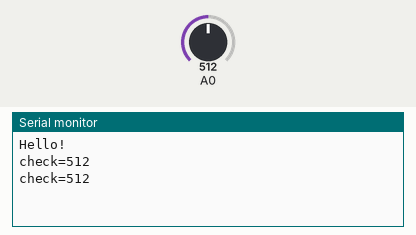
Bench run of a sketch on a simulated Arduino Uno, built with avr-gcc and run on an emulated ATmega328P. On the bench: the last lines printed to the serial monitor. The test bench sets the inputs (shaded band); at power-on: A0 = 512.

Above: at 1.8 s.
1.9 s: A0 set to 716
At 2.5 s:
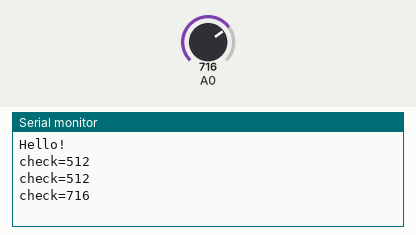
3.4 s: A0 set to 900
At 4.8 s:
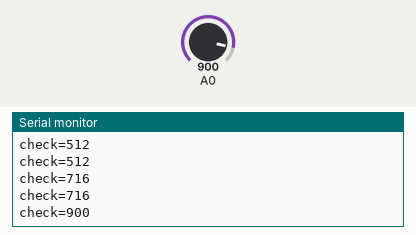
Timing chart, 0 to 6.4 s (numbered marks = the images above; inputs shaded):
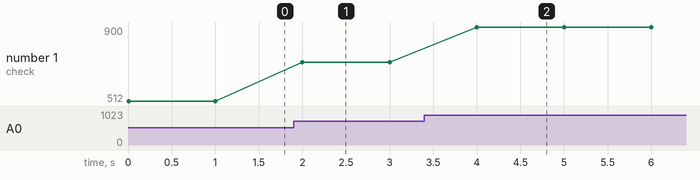

Measured:
- after the input at 1.9 s, the serial monitor: prints a new line after 0.10 s (image 1)
- after the input at 3.4 s, the serial monitor: prints a new line after 0.60 s (image 2)
- plotted number 1: 512 → 716 after the input at 1.9 s, 716 → 900 after the input at 3.4 s

The sketch:

_8_distance_sensor_test2.ino
```cpp
void setup() {
  // put your setup code here, to run once:
  Serial.begin(9600);
  Serial.println("Hello!");
}

void loop() {
  // put your main code here, to run repeatedly:
  int d;
  d=analogRead(0);

  Serial.print("check=");
  Serial.println(d);
  delay(1000);
}
```
